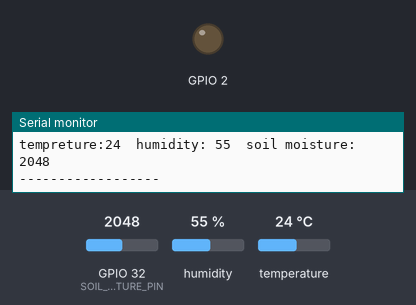
A sketch run on a simulated ESP32. Parts: output pins drawn as LEDs (lit = HIGH), the last lines printed to the serial monitor. The test bench sets the inputs (shaded band); at power-on: GPIO 32 (SOIL_MOISTURE_PIN) = 2048, humidity 55 %, temperature 24 °C. WiFi joins after 1.5 s; servers stay silent unless stated; the Firebase database answers and starts empty.

Above: at 4.0 s.
4.1 s: GPIO 32 (SOIL_MOISTURE_PIN) set to 3461
7.2 s: GPIO 32 (SOIL_MOISTURE_PIN) set to 3559
At 11.5 s:
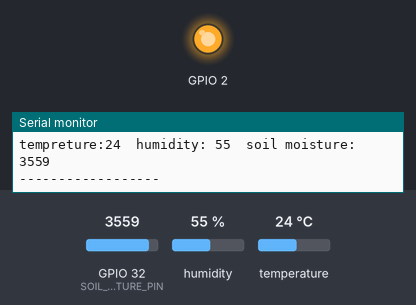
11.8 s: GPIO 32 (SOIL_MOISTURE_PIN) set to 3460
At 15.7 s:
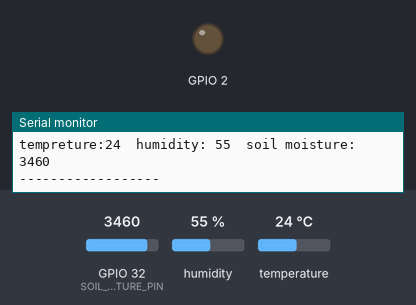
16.0 s: GPIO 32 (SOIL_MOISTURE_PIN) set to 3540
At 20.1 s:
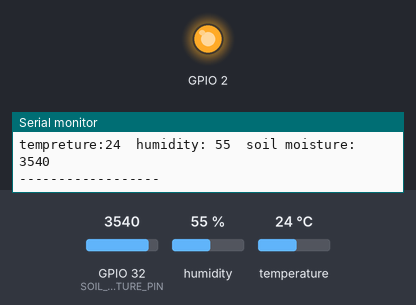
Timing chart, 0 to 21.3 s (numbered marks = the images above; inputs shaded):
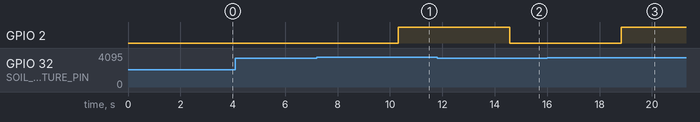

The sketch:

SensorsWithDataBase.ino
```cpp
//###########################################################################################################//
//############## Created by: Asadi_Omar, Hihi_Haya, Alwan_aghbarieh_Mohamad. Date:03/09/23  #################//
// Descriptin: in the following file we are reading both tempreture and humadity sensor and capactive sensor//
//#### after reading the sensors we are uploading the data to our real-time data base the we've created ####//
//#########################################################################################################//

#if defined(ESP32)
#include <WiFi.h>
#include <FirebaseESP32.h>
#elif defined(ESP8266)
#include <ESP8266WiFi.h>
#include <FirebaseESP8266.h>

#endif

//Provide the token generation process info.
#include <addons/TokenHelper.h>
#include <DFRobot_DHT11.h>
//Provide the RTDB payload printing info and other helper functions.
#include <addons/RTDBHelper.h>
/* 1. Define the WiFi credentials */
const char* WIFI_SSID = "Haya Hihi";
const char* WIFI_PASSWORD = "haya1240";
//For the following credentials, see examples/Authentications/SignInAsUser/EmailPassword/EmailPassword.ino
/* 2. Define the API Key */
#define API_KEY "q5GRF4P379NZpHPnG2KmczcFzm43yw8NDEPpVmHg"
/* 3. Define the RTDB URL */
#define DATABASE_URL "https://temperature-sensor-test-46ad3-default-rtdb.firebaseio.com/" //<databaseName>.firebaseio.com or <databaseName>.<region>.firebasedatabase.app

//Define Firebase Data object
FirebaseData fbdo;
FirebaseAuth auth;
FirebaseConfig config;

int a, b, x, y;
int hdt_tempreture, hdt_humidity;
int soil_moisture;
const int SOIL_MOISTURE_PIN= 32;
const int DHT11_PIN= 33;


DFRobot_DHT11 DHT;


void setup()
{
  Serial.begin(115200);
  delay(1000);
  WiFi.begin(WIFI_SSID, WIFI_PASSWORD);
  Serial.print("Connecting to Wi-Fi");
  while (WiFi.status() != WL_CONNECTED)
  {
    Serial.print(".");
    //Serial.print("The Wi-Fi status is ");
    //Serial.println(WiFi.status());
    delay(600);
  }
  Serial.println();
  Serial.print("Connected with IP: ");
  Serial.println(WiFi.localIP());
  Serial.println();
  Serial.printf("Firebase Client v%s\n\n", FIREBASE_CLIENT_VERSION);
  /* Assign the api key (required) */
  config.api_key = API_KEY;
  config.database_url = DATABASE_URL;


  //////////////////////////////////////////////////////////////////////////////////////////////
  //Please make sure the device free Heap is not lower than 80 k for ESP32 and 10 k for ESP8266,
  //otherwise the SSL connection will fail.
  //////////////////////////////////////////////////////////////////////////////////////////////
  Firebase.begin(DATABASE_URL, API_KEY);
  //Comment or pass false value when WiFi reconnection will control by your code or third party library
 // Firebase.reconnectWiFi(true);
  Firebase.setDoubleDigits(5);
  pinMode(2, OUTPUT);

}
void loop()
{
  //DFRobot_DHT11 DHT;

   DHT.read(DHT11_PIN);
   hdt_tempreture = DHT.temperature;
   hdt_humidity = DHT.humidity;
   soil_moisture = analogRead(SOIL_MOISTURE_PIN);
  if (Firebase.ready())
  {
    Firebase.setInt(fbdo, "/Robophone/5669122872442880/tempreture",hdt_tempreture);
    Firebase.setInt(fbdo, "/Robophone/5669122872442880/humidity",hdt_humidity);
    Firebase.setInt(fbdo, "/Robophone/5669122872442880/soil_moisture",soil_moisture);
    delay(200);
    Serial.printf("Get tempreture--  %s\n", Firebase.getInt(fbdo, "/Robophone/5669122872442880/tempreture") ? String(fbdo.to<int>()).c_str() : fbdo.errorReason().c_str());
    // a=fbdo.to<int>();
    Serial.printf("Get humidity--  %s\n", Firebase.getInt(fbdo, "/Robophone/5669122872442880/humidity") ? String(fbdo.to<int>()).c_str() : fbdo.errorReason().c_str());
    // b=fbdo.to<int>();
    Serial.printf("Get soil moisture--  %s\n", Firebase.getInt(fbdo, "/Robophone/5669122872442880/soil_moisture") ? String(fbdo.to<int>()).c_str() : fbdo.errorReason().c_str());

    Serial.println();
    if(soil_moisture>3500){
      digitalWrite(2, HIGH);  // turn the LED on (HIGH is the voltage level)
      Serial.println("Oops! it's too dry");
    }else{
      digitalWrite(2, LOW);
    }
    Serial.print("tempreture:");
    Serial.print(hdt_tempreture);
    Serial.print("  humidity: ");
    Serial.print(hdt_humidity);
    Serial.print("  soil moisture: ");
    Serial.print(soil_moisture);

    Serial.println();
    Serial.println("------------------");
    Serial.println();

    delay(1000);
  }
}
```

Measured:
- the behaviour switches between 3500 and 3501 on GPIO 32 (SOIL_MOISTURE_PIN) (found by bisection; images 0 and 1)
- after the input at 7.2 s, GPIO 2: LOW → HIGH after 3.1 s
- after the input at 11.8 s, GPIO 2: HIGH → LOW after 2.8 s
- after the input at 16.0 s, GPIO 2: LOW → HIGH after 2.8 s
